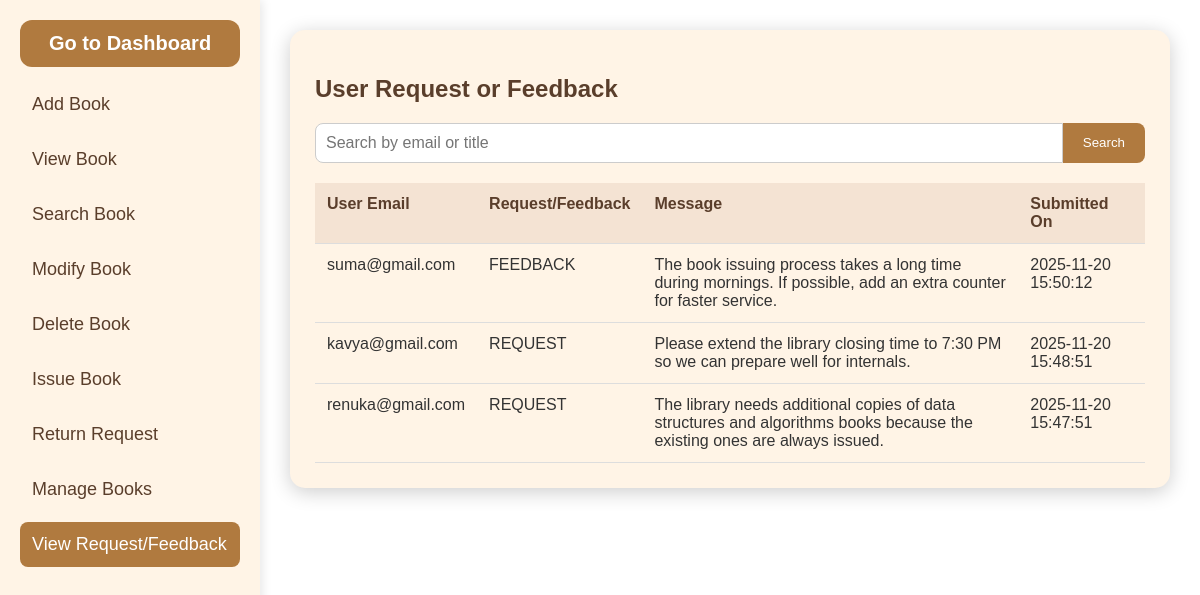
The app's page /dlib/admin/view_feedback.php (signed in) with its own data.
### tables this page shows
CREATE TABLE `feedback` (
  `feedback_id` int(11) NOT NULL,
  `user_email` varchar(150) NOT NULL,
  `title` varchar(200) DEFAULT NULL,
  `message` text DEFAULT NULL,
  `submitted_on` datetime DEFAULT current_timestamp()
);

### dlib/admin/view_feedback.php (the view, shortened to what this page needs)
<?php
include "../db_connect.php";
$search = isset($_GET['search']) ? trim($_GET['search']) : '';
$search_sql = $search ? "WHERE user_email LIKE '%$search%' OR title LIKE '%$search%'" : "";
$query = "SELECT * FROM feedback $search_sql ORDER BY submitted_on DESC";
$result = $conn->query($query);
?>
<!DOCTYPE html>
<html lang="en">
<head>
  <link rel="stylesheet" href="../css/13style.css">
</head>
<body>
<div class="main-layout">
  <div class="sidebar">
    <button class="dashboard-btn" onclick="window.location.href='dashboard.php'">Go to Dashboard</button>
    <div class="sidebar-menu">
      <a href="add_book.php" class="menu-item">Add Book</a>
      <a href="view_book.php" class="menu-item">View Book</a>
      <a href="search_book.php" class="menu-item">Search Book</a>
      <a href="modify_book.php" class="menu-item">Modify Book</a>
      <a href="delete_book.php" class="menu-item">Delete Book</a>
      <a href="issue_book.php" class="menu-item">Issue Book</a>
      <a href="return_request.php" class="menu-item">Return Request</a>
      <a href="manage_books.php" class="menu-item">Manage Books</a>
      <a href="view_feedback.php" class="menu-item active">View Request/Feedback</a>
    </div>
  </div>
  <div class="content">
    <div class="feedback-container">
      <h2>User Request or Feedback</h2>
      <form method="GET" class="search-bar">
        <input type="text" name="search" placeholder="Search by email or title" value="<?php echo htmlspecialchars($search); ?>">
        <button type="submit">Search</button>
      </form>
      <table>
        <thead>
          <tr>
            <th>User Email</th>
            <th>Request/Feedback</th>
            <th>Message</th>
            <th>Submitted On</th>
          </tr>
        </thead>
        <tbody>
        <?php if ($result->num_rows): ?>
          <?php while($row = $result->fetch_assoc()): ?>
            <tr>
              <td><?php echo htmlspecialchars($row['user_email']); ?></td>
              <td><?php echo htmlspecialchars($row['title']); ?></td>
              <td><?php echo nl2br(htmlspecialchars($row['message'])); ?></td>
              <td><?php echo $row['submitted_on']; ?></td>
            </tr>
          <?php endwhile; ?>
        <?php else: ?>
          <tr><td colspan="5" style="text-align:center;">No feedback found.</td></tr>
        <?php endif; ?>
        </tbody>
      </table>
    </div>
  </div>
</div>
</body>
</html>

### records on screen
feedback: user_email "suma@gmail.com", title "FEEDBACK", message "The book issuing process takes a long time during mornings. If possible, add an extra counter for faster service.", submitted_on "2025-11-20 15:50:12"
feedback: user_email "kavya@gmail.com", title "REQUEST", message "Please extend the library closing time to 7:30 PM so we can prepare well for internals.", submitted_on "2025-11-20 15:48:51"
feedback: user_email "renuka@gmail.com", title "REQUEST", message "The library needs additional copies of data structures and algorithms books because the existing ones are always issued.", submitted_on "2025-11-20 15:47:51"
